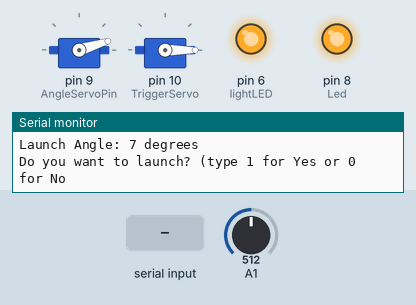
The sketch below on a simulated Arduino Uno, built with avr-gcc and run on an emulated ATmega328P. Shown: 2 × servo, output pins drawn as LEDs (lit = HIGH), the last lines printed to the serial monitor. The inputs (shaded band) are chosen by the test bench; at power-on: A1 = 512.

Above: at 1.2 s.
1.3 s: "x1: \n" received over Serial
At 2.3 s:
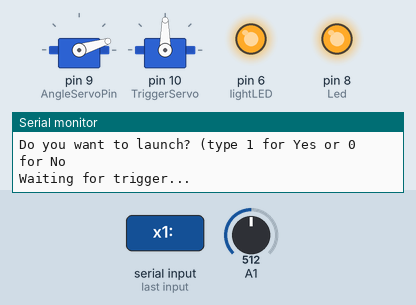
2.8 s: A1 set to 0
4.3 s: A1 set to 80
At 9.5 s:
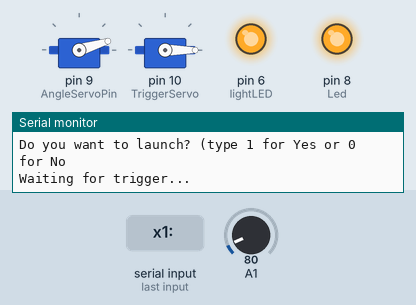
Timing chart, 0 to 9.8 s (numbered marks = the images above; inputs shaded):
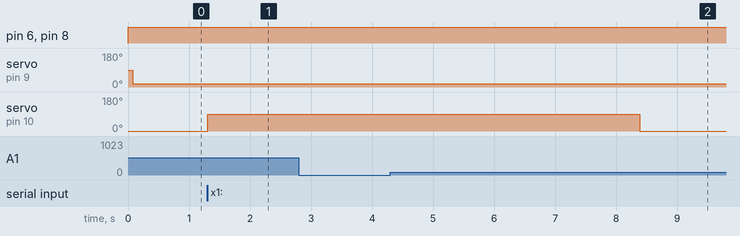

The sketch:

GBL_timer.ino
```cpp
#include <Servo.h>

// Sensor & Actuators

// ANGLE ADJUSTOR
Servo servo1;
int AngleServoPin = 9;  //Angle adjustment servo

// TRIGGER SERVO
Servo servo2;
int TriggerServo = 10;  // Trigger servo

// PHOTOTRANSISTOR
int Led = 8;   //Led for phototransistor
int lightLED = 6;

float threshold = 0.25;    // voltage where phototransistor shows car is in the way
const int interval = 5;  // accuracy of timer in milliseconds
double max_dist;
double error = 100;
int angle_limit = 70;
float velocity;


int Trigger;   // Trigger command
float v1, timerCount;
boolean waitFor2ndTrigger;

// Dynamic Model Settings
// 1. Mutable Parameters
double platform_height = 50 * 0.0254; // [in] First number is distance in inches, second value is conversion factor
double bucket_dist = 184/12 * 0.3048;      //  [ft] First number is distance in feet, second value is conversion factor
int scenarioCase = 2;                // Direct Launch -> 1; Single Bounce Launch -> 2
double loss_coeff = .3;              // Percentage of energy lost due to friction (need to calibrate)
int correction = 10;

// 2. Constants
double bucket_height = 15 * 0.0254; // [m] First number is distance in inches, second value is conversion factor
double bucket_width = 13 * 0.0254;    // [m] First number is distance in inches, second value is conversion factor
int plate_width = 13 * .0254;
double g = 9.81;             // [m/s^2]
double m = .0459;            // Mass of Golf Ball[kg]
double k = 9 * 175.126835;   // Spring Constant [N/m]; First number is spring constant in lbs/in, second value is conversion factor
double d = 2 * 0.0254;     // Spring Compression Distance [m]; First number is distance in inches, second value is conversion factor
double l = 6 * 0.0254;     // Length of Canister [m]; First number is distance in inches, second value is conversion factor
double pi = 3.1415;
double d_golfball = 1.680 * .0254;  // Diameter of Golf Ball [m]
double canister_height = 6 * .0254;
double adj_dist = bucket_dist + plate_width;
double adj_height = platform_height + canister_height;


double mid_dist = (bucket_width + 2 * bucket_dist)/2;

int count = 0;
double sum = 0;
double avg = 0;
double startTime;
double endTime;


//______________________________________________________________________________________________________________________________________________
void setup()                                 // Built-in initialization block
{
  Serial.begin(9600);                        // Set data rate to 9600 bps
  servo1.attach(AngleServoPin);              // Initialize Angle Servo
  servo2.attach(TriggerServo);               // Initialize Trigger Servo
  pinMode(Led, OUTPUT);                      // Initialize LED
  pinMode(lightLED, OUTPUT);

  //servo1.write(0);
  servo2.write(0);
}
//______________________________________________________________________________________________________________________________________________
void loop() {
  digitalWrite(Led, HIGH);   // Turn Led on
  digitalWrite(lightLED, HIGH);
  int angle = dynamicModel(adj_dist, adj_height, scenarioCase);
  Serial.print("Launch Angle: ");
  Serial.print(angle);
  Serial.println(" degrees");
  servo1.write(angle + correction);

  Serial.println("Do you want to launch? (type 1 for Yes or 0 for No");     //Prompt User for Trigger command
  while (Serial.available() == 0) {
  }
  Trigger = Serial.parseInt(); //Read launch command
  if (Trigger == 1) {
    servo2.write(90);          //Trigger launch Mechanism
  }
  else {
    servo2.write(0);
  }

  // LED Code
  timerCount = 0;
  waitFor2ndTrigger = true;
  v1 = volts(A1);                                // measure voltage from phototransister in A1
  Serial.println("Waiting for trigger...");      // wait for  phototransistor to be dimmed
  while (v1 > threshold) {
   delay(interval);                   // otherwise it's too fast to notice button press ((when one is used)
   v1 = volts(A1);                    // measure voltage from phototransister in A1
    }
  Serial.print("Started...");                    // Display "Start"

  while (waitFor2ndTrigger) {              // count time until phototransistor receives light again
    delay(interval);                       // Delay for defined time
    timerCount = timerCount+interval;      // Add time to counter
    v1 = volts(A1);                        // check A1 phototransistor
    waitFor2ndTrigger = (v1 < threshold);  // is "false" when phototransistor receives light again
    }

  Serial.print("Velocity: ");
  Serial.print(velocity);
  Serial.println(" m/s");

  // end timer count and display results
  //Serial.println("Stopped");             // Display " sec." & newline
  //Serial.print("Final Time = ");          // Display "Final Time = "
  //Serial.print(timerCount/1000);          // Display timerCount in #.### format instead of milliseconds
  //Serial.println(" seconds");             // Display " sec." & newline
  //Serial.print("Speed = ");               // Display "Speed = "
  //Serial.print(1.680/(timerCount/1000));
  //Serial.println(" in/sec");              // Display "m/sec" & newline
  //Serial.println("");                     // print blank line*/
  delay(3000);                            // wait 3 seconds and reset
}

float volts(int adPin)                       // Measures volts at adPin
{                                            // Returns floating point voltage
 return float(analogRead(adPin)) * 5.0 / 1024.0;
}

float quadratic (double a, double b, double c){
  double x;
  double discriminant = sq(b) - 4 * a * c;
  if (discriminant < 0){
    x = 0;
  }
  else if (discriminant = 0){
    x = -b/(2 * a);
  }
  else{
    double x1 = (-b + sqrt(discriminant))/(2*a);
    double x2 = (-b - sqrt(discriminant))/(2*a);
    //Serial.print("x1: ");
    //Serial.print(x1);
    //Serial.print("; x2: ");
   // Serial.println(x2);
    if ((x1 > 0) and (x2 <= 0)){
      x = x1;
    }
    else if ((x1 <= 0) and (x2 > 0)){
      x = x2;
    }
    else{
      if ((x1 >= x2)){
        x = x1;
      }
      else{
        x = x2;
      }
    }
  }
  return x;
}
float dynamicModel (double bucketDist, double platformHeight, int scenario){
  //Serial.println(mid_dist);
  for (int theta = 0; theta <= angle_limit; theta++){
    double thetar = theta * pi/180;
    double PE1 = .5 * k * sq(d) + m*g*(1-d)*sin(thetar);
    double PE2 = m*g*l*sin(thetar);
    double vi = sqrt(2 * (PE1 - PE2)/m);
    double viy = vi * sin(thetar);
    double vix = vi * cos(thetar);
    /*Serial.print("Theta: ");
    Serial.println(theta);//*/
    double t = quadratic(-.5 * g, viy, platformHeight);
    double dist_trav = vix * t;
    //Serial.print("Initial Velocity: ");
    //Serial.print(vi);
    //Serial.println(" m/s");
    //Serial.println(t);
    //Serial.println(scenario);
    //Serial.print("Sum: ");
    //Serial.println(sum);
    if (scenario == 1){
        double entrance_time = bucketDist/vix;
        double y_entry = platformHeight + viy*entrance_time - .5*g*sq(entrance_time);
        /*Serial.print(" ; Distance Traveled: ");
        Serial.print(dist_trav);
        Serial.print(" ; Needed Distance: ");
        Serial.print(bucketDist);
        Serial.print(" - ");
        Serial.println(bucketDist + bucket_width);//*/
        if ((dist_trav <= (bucketDist + bucket_width)) and ((dist_trav >= bucketDist)) and (y_entry > bucket_height)){
          //Serial.println(error);
          if (error > abs(mid_dist - dist_trav)){
            error = abs(mid_dist - dist_trav);
            avg = theta;
            velocity = vi;
          }
        }
        else{
          /*if (dist_trav > max_dist){
            max_dist = dist_trav;
            avg = theta;*/
          }
        }
    else if (scenario == 2){
      if (dist_trav < bucketDist){
        double vf = sqrt(2 * g * platformHeight + sq(vi));
        double vfy = sqrt(sq(vf) - sq(vix));
        double ref_angle = atan(vfy/vix);
        double KE2 = (1 - loss_coeff) * (.5 * m * sq(vf));
        double vref = sqrt(2 * KE2/m);            // Velocity following the bounce
        //Serial.println(vref);
        double vref_x = vref * cos(ref_angle);
        double vref_y = vref * sin(ref_angle);
        double t2 = quadratic(-.5*g, vref_y, 0);
        double bounce_dist = t2 * vref_x;
        double total_dist = bounce_dist + dist_trav;
        double entrance_time = bucketDist/vref_x;
        double y_entry = platformHeight + vref_y*entrance_time - .5*g*sq(entrance_time);
        /*Serial.print("Vx: ");
        Serial.print(vix);
        Serial.print(" ;Vrefx: ");
        Serial.print(vref_x);*/

        /*Serial.print(" ; Distance Traveled: ");
        Serial.print(dist_trav);
        Serial.print(" + ");
        Serial.print(bounce_dist);
        Serial.print(" = ");
        Serial.print(total_dist);
        Serial.print(" ; Needed Distance: ");
        Serial.print(bucketDist);
        Serial.print(" - ");
        Serial.println(bucketDist + bucket_width);//*/
        if ((total_dist <= (bucketDist + bucket_width)) and (total_dist >= bucketDist) and (y_entry > bucket_height)){
          avg = theta;
          velocity = vi;
        }

      }


   }

    }


   return avg;
}
```

Measured:
- after the input at 1.3 s, servo on pin 10 (TriggerServo): 0° → 90° at once
- after the input at 4.3 s, servo on pin 10 (TriggerServo): 90° → 0° after 4.1 s
